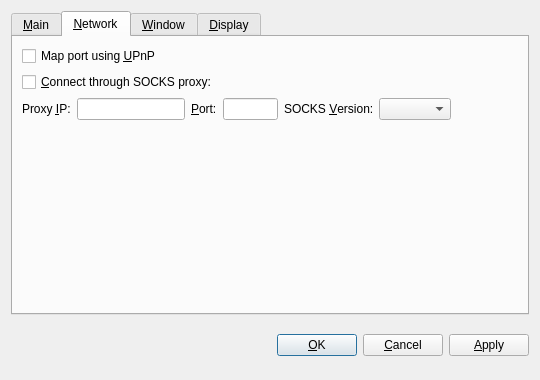
<?xml version="1.0" encoding="UTF-8"?>
<ui version="4.0">
 <class>OptionsDialog</class>
 <widget class="QDialog" name="OptionsDialog">
  <property name="geometry">
   <rect>
    <x>0</x>
    <y>0</y>
    <width>540</width>
    <height>380</height>
   </rect>
  </property>
  <property name="windowTitle">
   <string>Options</string>
  </property>
  <property name="modal">
   <bool>true</bool>
  </property>
  <layout class="QVBoxLayout" name="verticalLayout">
   <item>
    <widget class="QTabWidget" name="tabWidget">
     <property name="tabPosition">
      <enum>QTabWidget::North</enum>
     </property>
     <property name="currentIndex">
      <number>1</number>
     </property>
     <widget class="QWidget" name="tabMain">
      <attribute name="title">
       <string>&amp;Main</string>
      </attribute>
      <layout class="QVBoxLayout" name="verticalLayout_Main">
       <item>
        <widget class="QLabel" name="transactionFeeInfoLabel">
         <property name="text">
          <string>Optional transaction fee per kB that helps make sure your transactions are processed quickly. Most transactions are 1 kB. Fee 0.01 recommended.</string>
         </property>
         <property name="textFormat">
          <enum>Qt::PlainText</enum>
         </property>
         <property name="wordWrap">
          <bool>true</bool>
         </property>
        </widget>
       </item>
       <item>
        <layout class="QHBoxLayout" name="horizontalLayout_Main">
         <item>
          <widget class="QLabel" name="transactionFeeLabel">
           <property name="text">
            <string>Pay transaction &amp;fee</string>
           </property>
           <property name="textFormat">
            <enum>Qt::PlainText</enum>
           </property>
           <property name="buddy">
            <cstring>transactionFee</cstring>
           </property>
          </widget>
         </item>
         <item>
          <widget class="BitcoinAmountField" name="transactionFee"/>
         </item>
         <item>
          <spacer name="horizontalSpacer_Main">
           <property name="orientation">
            <enum>Qt::Horizontal</enum>
           </property>
           <property name="sizeHint" stdset="0">
            <size>
             <width>40</width>
             <height>20</height>
            </size>
           </property>
          </spacer>
         </item>
        </layout>
       </item>
       <item>
        <widget class="QCheckBox" name="bitcoinAtStartup">
         <property name="toolTip">
          <string>Automatically start DoraCoin after logging in to the system.</string>
         </property>
         <property name="text">
          <string>&amp;Start DoraCoin on system login</string>
         </property>
        </widget>
       </item>
       <item>
        <widget class="QCheckBox" name="detachDatabases">
         <property name="toolTip">
          <string>Detach block and address databases at shutdown. This means they can be moved to another data directory, but it slows down shutdown. The wallet is always detached.</string>
         </property>
         <property name="text">
          <string>&amp;Detach databases at shutdown</string>
         </property>
        </widget>
       </item>
       <item>
        <spacer name="verticalSpacer_Main">
         <property name="orientation">
          <enum>Qt::Vertical</enum>
         </property>
         <property name="sizeHint" stdset="0">
          <size>
           <width>20</width>
           <height>40</height>
          </size>
         </property>
        </spacer>
       </item>
      </layout>
     </widget>
     <widget class="QWidget" name="tabNetwork">
      <attribute name="title">
       <string>&amp;Network</string>
      </attribute>
      <layout class="QVBoxLayout" name="verticalLayout_Network">
       <item>
        <widget class="QCheckBox" name="mapPortUpnp">
         <property name="toolTip">
          <string>Automatically open the DoraCoin client port on the router. This only works when your router supports UPnP and it is enabled.</string>
         </property>
         <property name="text">
          <string>Map port using &amp;UPnP</string>
         </property>
        </widget>
       </item>
       <item>
        <widget class="QCheckBox" name="connectSocks">
         <property name="toolTip">
          <string>Connect to the DoraCoin network through a SOCKS proxy (e.g. when connecting through Tor).</string>
         </property>
         <property name="text">
          <string>&amp;Connect through SOCKS proxy:</string>
         </property>
        </widget>
       </item>
       <item>
        <layout class="QHBoxLayout" name="horizontalLayout_Network">
         <item>
          <widget class="QLabel" name="proxyIpLabel">
           <property name="text">
            <string>Proxy &amp;IP:</string>
           </property>
           <property name="textFormat">
            <enum>Qt::PlainText</enum>
           </property>
           <property name="buddy">
            <cstring>proxyIp</cstring>
           </property>
          </widget>
         </item>
         <item>
          <widget class="QValidatedLineEdit" name="proxyIp">
           <property name="maximumSize">
            <size>
             <width>140</width>
             <height>16777215</height>
            </size>
           </property>
           <property name="toolTip">
            <string>IP address of the proxy (e.g. 127.0.0.1)</string>
           </property>
          </widget>
         </item>
         <item>
          <widget class="QLabel" name="proxyPortLabel">
           <property name="text">
            <string>&amp;Port:</string>
           </property>
           <property name="textFormat">
            <enum>Qt::PlainText</enum>
           </property>
           <property name="buddy">
            <cstring>proxyPort</cstring>
           </property>
          </widget>
         </item>
         <item>
          <widget class="QLineEdit" name="proxyPort">
           <property name="maximumSize">
            <size>
             <width>55</width>
             <height>16777215</height>
            </size>
           </property>
           <property name="toolTip">
            <string>Port of the proxy (e.g. 9050)</string>
           </property>
          </widget>
         </item>
         <item>
          <widget class="QLabel" name="socksVersionLabel">
           <property name="text">
            <string>SOCKS &amp;Version:</string>
           </property>
           <property name="textFormat">
            <enum>Qt::PlainText</enum>
           </property>
           <property name="buddy">
            <cstring>socksVersion</cstring>
           </property>
          </widget>
         </item>
         <item>
          <widget class="QValueComboBox" name="socksVersion">
           <property name="toolTip">
            <string>SOCKS version of the proxy (e.g. 5)</string>
           </property>
          </widget>
         </item>
         <item>
          <spacer name="horizontalSpacer_Network">
           <property name="orientation">
            <enum>Qt::Horizontal</enum>
           </property>
           <property name="sizeHint" stdset="0">
            <size>
             <width>40</width>
             <height>20</height>
            </size>
           </property>
          </spacer>
         </item>
        </layout>
       </item>
       <item>
        <spacer name="verticalSpacer_Network">
         <property name="orientation">
          <enum>Qt::Vertical</enum>
         </property>
         <property name="sizeHint" stdset="0">
          <size>
           <width>20</width>
           <height>40</height>
          </size>
         </property>
        </spacer>
       </item>
      </layout>
     </widget>
     <widget class="QWidget" name="tabWindow">
      <attribute name="title">
       <string>&amp;Window</string>
      </attribute>
      <layout class="QVBoxLayout" name="verticalLayout_Window">
       <item>
        <widget class="QCheckBox" name="minimizeToTray">
         <property name="toolTip">
          <string>Show only a tray icon after minimizing the window.</string>
         </property>
         <property name="text">
          <string>&amp;Minimize to the tray instead of the taskbar</string>
         </property>
        </widget>
       </item>
       <item>
        <widget class="QCheckBox" name="minimizeOnClose">
         <property name="toolTip">
          <string>Minimize instead of exit the application when the window is closed. When this option is enabled, the application will be closed only after selecting Quit in the menu.</string>
         </property>
         <property name="text">
          <string>M&amp;inimize on close</string>
         </property>
        </widget>
       </item>
       <item>
        <spacer name="verticalSpacer_Window">
         <property name="orientation">
          <enum>Qt::Vertical</enum>
         </property>
         <property name="sizeHint" stdset="0">
          <size>
           <width>20</width>
           <height>40</height>
          </size>
         </property>
        </spacer>
       </item>
      </layout>
     </widget>
     <widget class="QWidget" name="tabDisplay">
      <attribute name="title">
       <string>&amp;Display</string>
      </attribute>
      <layout class="QVBoxLayout" name="verticalLayout_Display">
       <item>
        <layout class="QHBoxLayout" name="horizontalLayout_1_Display">
         <item>
          <widget class="QLabel" name="langLabel">
           <property name="text">
            <string>User Interface &amp;language:</string>
           </property>
           <property name="textFormat">
            <enum>Qt::PlainText</enum>
           </property>
           <property name="buddy">
            <cstring>lang</cstring>
           </property>
          </widget>
         </item>
         <item>
          <widget class="QValueComboBox" name="lang">
           <property name="toolTip">
            <string>The user interface language can be set here. This setting will take effect after restarting DoraCoin.</string>
           </property>
          </widget>
         </item>
        </layout>
       </item>
       <item>
        <layout class="QHBoxLayout" name="horizontalLayout_2_Display">
         <item>
          <widget class="QLabel" name="unitLabel">
           <property name="text">
            <string>&amp;Unit to show amounts in:</string>
           </property>
           <property name="textFormat">
            <enum>Qt::PlainText</enum>
           </property>
           <property name="buddy">
            <cstring>unit</cstring>
           </property>
          </widget>
         </item>
         <item>
          <widget class="QValueComboBox" name="unit">
           <property name="toolTip">
            <string>Choose the default subdivision unit to show in the interface and when sending coins.</string>
           </property>
          </widget>
         </item>
        </layout>
       </item>
       <item>
        <widget class="QCheckBox" name="displayAddresses">
         <property name="toolTip">
          <string>Whether to show DoraCoin addresses in the transaction list or not.</string>
         </property>
         <property name="text">
          <string>&amp;Display addresses in transaction list</string>
         </property>
        </widget>
       </item>
       <item>
        <spacer name="verticalSpacer_Display">
         <property name="orientation">
          <enum>Qt::Vertical</enum>
         </property>
         <property name="sizeHint" stdset="0">
          <size>
           <width>20</width>
           <height>40</height>
          </size>
         </property>
        </spacer>
       </item>
      </layout>
     </widget>
    </widget>
   </item>
   <item>
    <layout class="QHBoxLayout" name="horizontalLayout_Buttons">
     <item>
      <spacer name="horizontalSpacer_1">
       <property name="orientation">
        <enum>Qt::Horizontal</enum>
       </property>
       <property name="sizeHint" stdset="0">
        <size>
         <width>40</width>
         <height>48</height>
        </size>
       </property>
      </spacer>
     </item>
     <item>
      <widget class="QLabel" name="statusLabel">
       <property name="font">
        <font>
         <weight>75</weight>
         <bold>true</bold>
        </font>
       </property>
       <property name="text">
        <string/>
       </property>
       <property name="textFormat">
        <enum>Qt::PlainText</enum>
       </property>
       <property name="wordWrap">
        <bool>true</bool>
       </property>
      </widget>
     </item>
     <item>
      <spacer name="horizontalSpacer_2">
       <property name="orientation">
        <enum>Qt::Horizontal</enum>
       </property>
       <property name="sizeHint" stdset="0">
        <size>
         <width>40</width>
         <height>48</height>
        </size>
       </property>
      </spacer>
     </item>
     <item>
      <widget class="QPushButton" name="okButton">
       <property name="text">
        <string>&amp;OK</string>
       </property>
      </widget>
     </item>
     <item>
      <widget class="QPushButton" name="cancelButton">
       <property name="text">
        <string>&amp;Cancel</string>
       </property>
       <property name="autoDefault">
        <bool>false</bool>
       </property>
      </widget>
     </item>
     <item>
      <widget class="QPushButton" name="applyButton">
       <property name="text">
        <string>&amp;Apply</string>
       </property>
       <property name="autoDefault">
        <bool>false</bool>
       </property>
       <property name="default">
        <bool>false</bool>
       </property>
       <property name="flat">
        <bool>false</bool>
       </property>
      </widget>
     </item>
    </layout>
   </item>
  </layout>
 </widget>
 <customwidgets>
  <customwidget>
   <class>BitcoinAmountField</class>
   <extends>QSpinBox</extends>
   <header>bitcoinamountfield.h</header>
  </customwidget>
  <customwidget>
   <class>QValueComboBox</class>
   <extends>QComboBox</extends>
   <header>qvaluecombobox.h</header>
  </customwidget>
  <customwidget>
   <class>QValidatedLineEdit</class>
   <extends>QLineEdit</extends>
   <header>qvalidatedlineedit.h</header>
  </customwidget>
 </customwidgets>
 <resources/>
 <connections/>
</ui>
